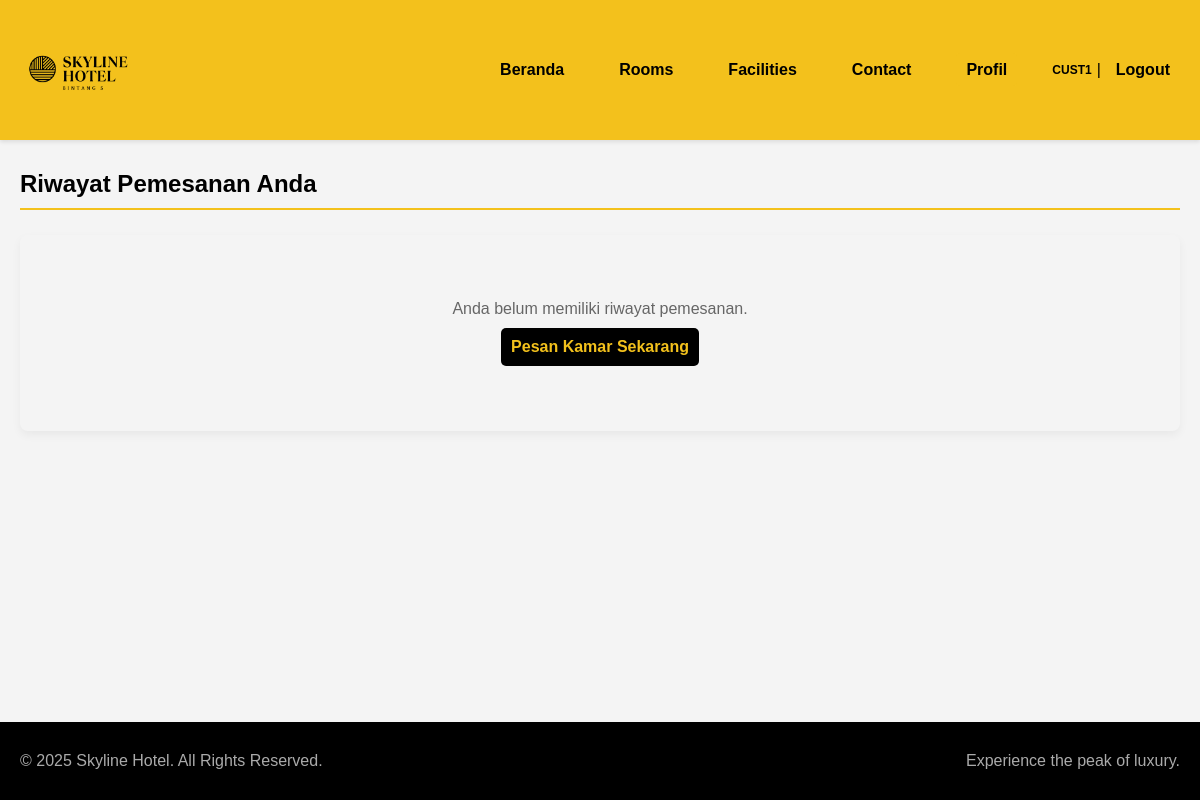
Page /booking_history.php (signed in) on the earlier database version.
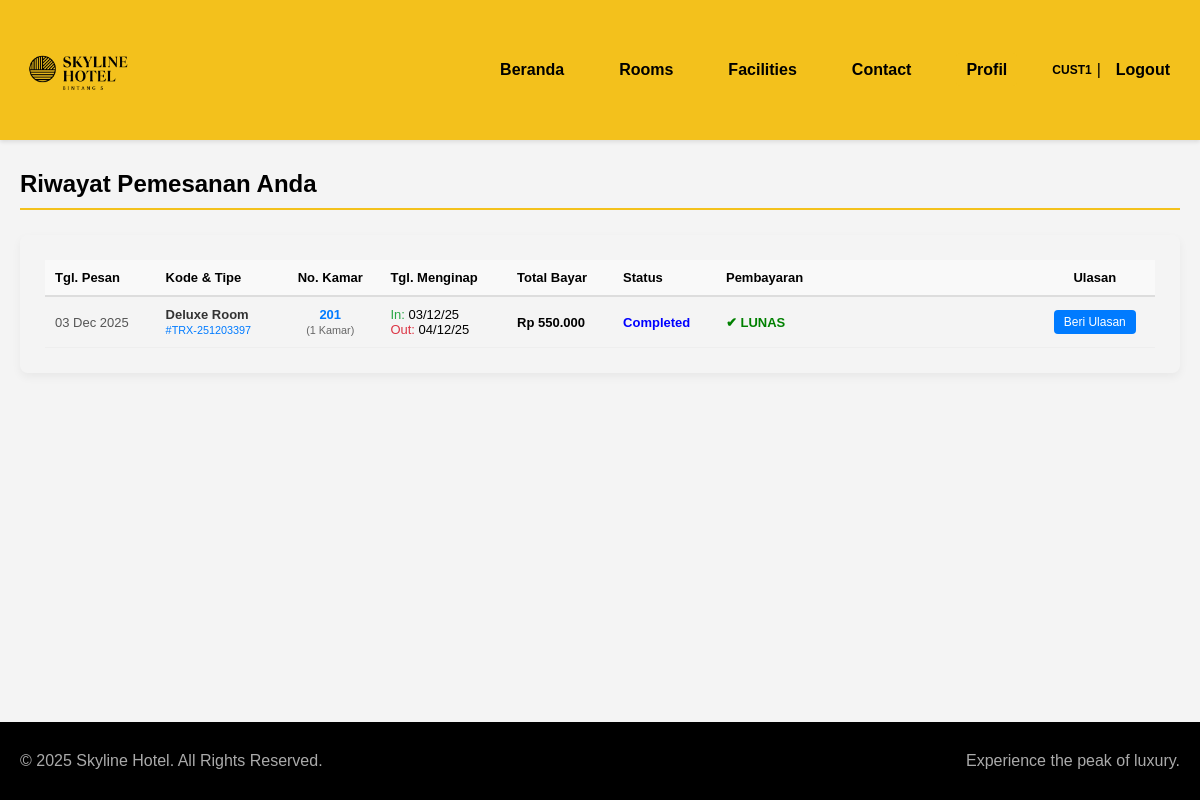
Same page on the later database version.
### tables this page shows
CREATE TABLE `bookings` (
  `booking_id` int(11) NOT NULL,
  `booking_code` varchar(50) DEFAULT NULL,
  `user_id` int(11) NOT NULL,
  `room_type_id` int(11) NOT NULL,
  `room_id` int(11) DEFAULT NULL,
  `jumlah_kamar` int(11) NOT NULL DEFAULT 1,
  `detail_kamar` varchar(255) DEFAULT NULL,
  `tanggal_check_in` date NOT NULL,
  `tanggal_check_out` date NOT NULL,
  `total_bayar` decimal(10,2) NOT NULL,
  `status_booking` enum('Pending','Confirmed','Cancelled','Completed') DEFAULT 'Pending',
  `created_at` timestamp NOT NULL DEFAULT current_timestamp()
);

CREATE TABLE `room_types` (
  `room_type_id` int(11) NOT NULL,
  `nama_tipe` varchar(100) NOT NULL,
  `harga_weekdays` decimal(10,2) NOT NULL,
  `harga_weekend` decimal(10,2) NOT NULL,
  `deskripsi_tipe` text DEFAULT NULL,
  `foto_utama` varchar(255) DEFAULT NULL
);

### booking_history.php (the view, shortened to what the rows shown need)
<?php
include 'config/database.php';
$user_id = $_SESSION['user_id'];
$sql = "SELECT
            B.booking_code,
            B.booking_id,
            B.tanggal_check_in,
            B.tanggal_check_out,
            B.status_booking,
            B.created_at,
            RT.nama_tipe,
            GROUP_CONCAT(R.nomor_kamar ORDER BY R.nomor_kamar ASC SEPARATOR ', ') AS daftar_nomor_kamar,
            COUNT(B.room_id) AS jumlah_kamar,
            P.status_bayar,
            P.bukti_bayar,
            P.metode_bayar,
            P.jumlah_bayar AS total_bayar_group,
            RV.review_id,
            RV.rating
        FROM bookings B
        JOIN room_Types RT ON B.room_type_id = RT.room_type_id
        LEFT JOIN rooms R ON B.room_id = R.room_id
        LEFT JOIN payments P ON B.booking_code = P.booking_code
        LEFT JOIN reviews RV ON B.booking_id = RV.booking_id
        WHERE B.user_id = ?
        GROUP BY B.booking_code
        ORDER BY B.created_at DESC";
try {
    $stmt = $mysqli->prepare($sql);
    $stmt->bind_param("i", $user_id);
    $stmt->execute();
    $result = $stmt->get_result();
    $riwayat_bookings = $result->fetch_all(MYSQLI_ASSOC);
} catch (Exception $e) {
    echo "<div class='container'><p class='alert alert-error'>Error Database: " . $e->getMessage() . "</p></div>";
    $riwayat_bookings = [];
}
include 'includes/header.php';
?>
<div class="container profile-page" style="margin-top: 30px; margin-bottom: 50px;">
    <h2>Riwayat Pemesanan Anda</h2>
    <div class="booking-history-list">
        <?php if (empty($riwayat_bookings)): ?>
            <div style="text-align: center; padding: 40px; color: #666;">
                <p>Anda belum memiliki riwayat pemesanan.</p>
                <a href="rooms.php" class="btn-primary" style="display:inline-block; width:auto; margin-top:10px;">Pesan Kamar Sekarang</a>
            </div>
        <?php else: ?>
            <div style="overflow-x: auto;">
                <table class="history-table" style="width: 100%; border-collapse: collapse; font-size: 13px;">
                    <thead style="background: #f8f9fa; border-bottom: 2px solid #ddd;">
                        <tr>
                            <th style="padding: 10px;">Tgl. Pesan</th>
                            <th style="padding: 10px;">Kode & Tipe</th>
                            <th style="padding: 10px; text-align: center;">No. Kamar</th>
                            <th style="padding: 10px;">Tgl. Menginap</th>
                            <th style="padding: 10px;">Total Bayar</th>
                            <th style="padding: 10px;">Status</th>
                            <th style="padding: 10px; min-width: 250px;">Pembayaran</th>
                            <th style="padding: 10px; text-align: center;">Ulasan</th>
                        </tr>
                    </thead>
                    <tbody>
                        <?php foreach ($riwayat_bookings as $booking): ?>
                            <tr style="border-bottom: 1px solid #eee;">
                                <td style="padding: 10px; color: #555;">
                                    <?php echo date('d M Y', strtotime($booking['created_at'])); ?>
                                </td>
                                <td style="padding: 10px;">
                                    <span style="font-weight: bold; color: #333;">
                                        <?php echo htmlspecialchars($booking['nama_tipe']); ?>
                                    </span>
                                    <br>
                                    <small style="color: #007bff;">#<?php echo $booking['booking_code']; ?></small>
                                </td>
                                <td style="padding: 10px; text-align: center; font-weight: bold; color: #007bff;">
                                    <?php
                                        if (!empty($booking['daftar_nomor_kamar'])) {
                                            echo $booking['daftar_nomor_kamar'];
                                            echo "<br><small style='color:#666; font-weight:normal;'>(" . $booking['jumlah_kamar'] . " Kamar)</small>";
                                        } else {
                                            echo "-";
                                        }
                                    ?>
                                </td>
                                <td style="padding: 10px;">
                                    <span style="color: #28a745;">In:</span> <?php echo date('d/m/y', strtotime($booking['tanggal_check_in'])); ?> <br>
                                    <span style="color: #dc3545;">Out:</span> <?php echo date('d/m/y', strtotime($booking['tanggal_check_out'])); ?>
                                </td>
                                <td style="padding: 10px; font-weight: bold;">
                                    Rp <?php echo number_format((float)($booking['total_bayar_group'] ?? 0), 0, ',', '.'); ?>
                                </td>
                                <td style="padding: 10px;">
                                    <?php
                                        $sb = $booking['status_booking'];
                                        $color = 'orange';
                                        if($sb=='Completed') $color='blue';
                                    ?>
                                    <span style="color:<?php echo $color; ?>; font-weight:bold;">
                                        <?php echo htmlspecialchars($sb); ?>
                                    </span>
                                </td>
                                <td style="padding: 10px;">
                                    <?php if ($booking['status_bayar'] == 'Pending' && $booking['status_booking'] == 'Confirmed'): ?>
                                        <?php if (!empty($booking['bukti_bayar'])): ?>
                                            <div class="payment-instruction-box alert-success" style="background-color: #e6fffa; border: 1px solid #b2f5ea; padding: 10px; border-radius: 5px;">
                                                <p style="font-size: 11px; margin:0;">Metode: <strong><?php echo htmlspecialchars($booking['metode_bayar'] ?? 'Transfer'); ?></strong></p>
                                                <p style="font-size: 11px; margin:0;">Bukti terkirim. Tunggu Admin.</p>
                                            </div>
                                        <?php else: ?>
                                            <div class="payment-instruction-box alert-yellow" style="background-color: #fff3e0; border: 1px solid #f0ad4e; padding: 10px; border-radius: 5px;">
                                                <p style="font-weight: bold; margin-bottom: 5px; font-size:12px;">Bayar Sekarang:</p>
                                                <div id="instruction-display-<?php echo $booking['booking_code']; ?>" style="background: #fff; padding: 5px; border: 1px dashed #ccc; margin-bottom: 5px; font-size: 11px;">
                                                    <p>Pilih bank untuk lihat rekening.</p>
                                                </div>
                                                <form action="actions/action_upload_bukti.php" method="POST" enctype="multipart/form-data">
                                                    <input type="hidden" name="booking_code" value="<?php echo $booking['booking_code']; ?>">
                                                    <div class="form-group-inline" style="margin-bottom: 5px;">
                                                        <select name="bank_name"
                                                                onchange="showPaymentInstruction(this, '<?php echo $booking['booking_code']; ?>')"
                                                                required
                                                                style="width: 100%; padding: 5px; font-size: 12px; border:1px solid #ddd;">
                                                            <option value="">-- Metode Bayar --</option>
                                                            <option value="BCA">BCA (VA)</option>
                                                            <option value="Mandiri">Mandiri</option>
                                                            <option value="BNI">BNI</option>
                                                            <option value="BRI">BRI</option>
                                                            <option value="QRIS">QRIS (Scan)</option>
                                                            <option value="OVO">OVO</option>
                                                            <option value="Gopay">Gopay</option>
                                                        </select>
                                                    </div>
                                                    <label class="upload-label" style="font-size:11px; font-weight:bold;">Upload Bukti:</label>
                                                    <input type="file" name="bukti_bayar" required accept="image/*,.pdf" style="font-size: 11px; width:100%;">
                                                    <button type="submit" class="btn-upload" style="margin-top:5px; width:100%; padding:5px; background:#28a745; color:white; border:none; cursor:pointer;">Kirim Bukti</button>
                                                </form>
                                            </div>
                                        <?php endif; ?>
                                    <?php elseif ($booking['status_bayar'] == 'Success'): ?>
                                        <span style="color: green; font-weight:bold;">✔ LUNAS</span>
                                    <?php elseif ($booking['status_booking'] == 'Cancelled'): ?>
                                        <span style="color: red;">Dibatalkan</span>
                                    <?php else: ?>
                                        <span style="color: orange;"><?php echo $booking['status_bayar']; ?></span>
                                    <?php endif; ?>
                                </td>
                                <td style="padding: 10px; text-align: center;">
                                    <?php if (!empty($booking['review_id'])): ?>
                                        <span style="color: #28a745; font-weight: bold; font-size:12px;">✔ Selesai</span>
                                        <br>
                                        <small>Rating: <?php echo $booking['rating']; ?>/5</small>
                                    <?php elseif ($booking['status_bayar'] == 'Success'): ?>
                                        <a href="leave_review.php?booking_id=<?php echo $booking['booking_id']; ?>"
                                           style="display:inline-block; padding:5px 10px; background:#007bff; color:white; text-decoration:none; border-radius:4px; font-size:12px;">
                                           Beri Ulasan
                                        </a>
                                    <?php else: ?>
                                        <span style="color: #aaa;">-</span>
                                    <?php endif; ?>
                                </td>
                            </tr>
                        <?php endforeach; ?>
                    </tbody>
                </table>
            </div>
        <?php endif; ?>
    </div>
</div>
<?php include 'includes/footer.php'; ?>

Differences in the rows shown:
added bookings: created_at "03 Dec 2025", room_type.nama_tipe "Deluxe Room", booking_code "TRX-251203397", daftar_nomor_kamar "201", jumlah_kamar "1", tanggal_check_in "03/12/25", tanggal_check_out "04/12/25", total_bayar_group "550.000", status_booking "Completed"
Other differences:
text no longer shown: "Anda belum memiliki riwayat pemesanan. Pesan Kamar Sekarang"
text now shown: "Tgl. Pesan Kode & Tipe No. Kamar Tgl. Menginap Total Bayar Status Pembayaran Ulasan"
